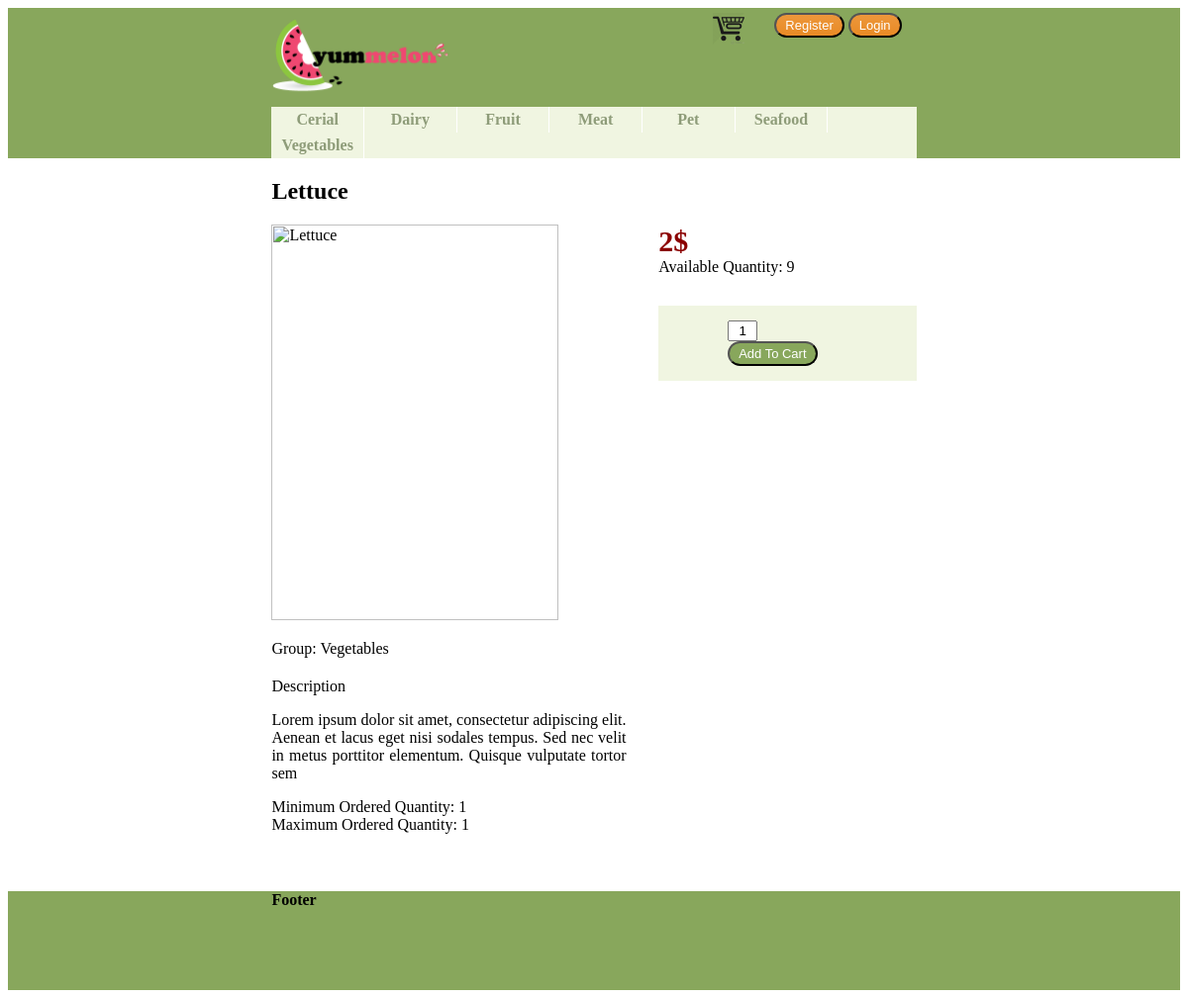
The app's page /product.php?code=V_005_LTC with its own data.
### tables this page shows
CREATE TABLE IF NOT EXISTS `product_groups` (
  `group_code` char(1) NOT NULL,
  `group_name` varchar(50) NOT NULL,
  PRIMARY KEY (`group_code`)
);

CREATE TABLE IF NOT EXISTS `products` (
  `prod_code` varchar(20) NOT NULL,
  `name` varchar(50) NOT NULL,
  `description` varchar(500) NOT NULL,
  `prod_group` char(1) NOT NULL,
  `list_price` decimal(10,2) NOT NULL,
  `qty_on_hand` int(11) NOT NULL,
  `procur_level` int(11) NOT NULL,
  `procur_qty` int(11) NOT NULL,
  `imageUrl` varchar(100) DEFAULT NULL,
  PRIMARY KEY (`prod_code`),
  KEY `prod_group` (`prod_group`)
);

### Code/init.php (called while the page is built, shortened)
<?php
require_once dirname(__FILE__)."/Template.php";
renderMaster(dirname(__FILE__)."/../Templates/header.php", dirname(__FILE__)."/../Templates/footer.php");

### Code/Database.php (called while the page is built, shortened)
<?php
class MysqlDatabaseConnector
{
	private $_host;
	private $_database;
	private $_user;
	private $_password;
	function __construct($host, $database, $user, $password)
	{
		$this->_host = $host;
		$this->_database = $database;
		$this->_user = $user;
		$this->_password = $password;
	}
	public function createConnection()
	{
		try {
			$con=mysqli_connect($this->_host,$this->_user,$this->_password,$this->_database);
			return $con;
		}
		catch(Exception $e) {
			echo "Failed to connect to MySQL: " . mysqli_connect_error();
			return 0;
		}
	}
}
class MysqlDatabaseEngine implements IDatabaseEngine
{
    private $_connectionString = '';
    private $_connector = null;
    private $_isInitialized = false;
    public function setConnectionString($connectionString='')
    {
        $this->_connectionString = $connectionString;
    }
    public function initialize()
    {
        if(!$this->_isInitialized)
        {
            $data = array();
            $pairs = explode(",", $this->_connectionString);
            foreach($pairs as $pair)
            {
                list($name, $value) = explode("=", $pair, 2);
                $data[$name] = $value;
            }
            $this->_connector = new MysqlDatabaseConnector($data["host"], $data["database"], $data["user"], $data["password"]);
            $this->_isInitialized = true;
        }
    }
    public function ExecuteDataTable($query)
    {
        $con = $this->_connector->createConnection();
        $this->insertParameters($query, $con, func_get_args(), 1);
        $result = mysqli_query($con,$query)or die("Error: ".mysqli_error($con));
        $dt = $this->getDataTableFromResult($result);
        return $dt;
    }
    public function WhileReader($query, $consumer)
    {
        $con = $this->_connector->createConnection();
        $this->insertParameters($query, $con, func_get_args(), 2);
        $i=0;
        try{
            $result = mysqli_query($con,$query)or die("Error: ".mysqli_error($con));
            while($row = mysqli_fetch_array($result)) {
                $i++;
            }
        }catch(Exception $ex)        {
            mysqli_free_result($result);
            mysqli_close($con);
            throw $ex;
        }
        return $i>0;
    }
    private function getDataTableFromResult($result)
    {
        $dt = new DataTable();
        $i=0;
        $dt->columns = array();
        while($col = mysqli_fetch_field($result))
        {
            $dt->columns[$i] = $col;
            $i++;
        }
        $i=0;
        $dt->rows = array();
        while($row = mysqli_fetch_array($result)) {
            $dt->rows[$i] = $row;
            $i++;
        }
        return $dt;
    }
    private function insertParameters(&$query, $connection, $params, $paramOffset)
    {
        if(count($params) <= $paramOffset)
            return;
        $params = array_slice($params,$paramOffset);
        $queryParts = explode("?", " ".$query." ");
        $result = $queryParts[0];
        $j=0;
        $l = count($params);
        for($i=1; $i<count($queryParts); $i++)
        {
            $p = $j>$l-1 ? $params[$l-1] : $params[$j];
            $j++;
            $result = $result.mysqli_real_escape_string($connection, $p).$queryParts[$i];
        }
        $query = $result;
    }
}

### Code/Product.php (called while the page is built, shortened)
<?php
class Product
{
	public function loadFromDb($code){
		$dt = Application::getDB()->ExecuteDataTable("select * from products p inner join product_groups pg on pg.group_code = p.prod_group where p.prod_code='?'", $code);
	}
}

### Templates/GroupListItem.php (the view)
<div class="item">
	<a href="<?= $model['url'] ?>">
		<div class="name"><strong><?= $model['name'] ?></strong></div>
	</a>
</div>

### Templates/List.php
<ul>
	<?php foreach($model["items"] as &$item){ ?>
		<li>
			<?php echo renderTemplate($model["itemTemplate"], $item); ?>
		</li>
	<?php } ?>
</ul>

### Templates/ProductDetails.php (shortened to what this page needs)
<?php
	$queryString = "SELECT min(order_qty) AS min_order, max(order_qty) AS max_order FROM `order_details` WHERE prod_code = '".$model['code']."' GROUP BY prod_code ";
		$product_orders = array();
	Application::getDB()->WhileReader($queryString, function(&$row) use(&$product_orders){
		$product_orders['min'] = $row['min_order']>0 ? $row['min_order'] : 0;
		$product_orders['max'] = $row['max_order']>0 ? $row['max_order'] : 0;
	});
?>
<div class="details" code="<?= $model['code'] ?>">
	<h2><?= $model['name'] ?></h2>
	<div class="productInfo">
		<div>
			<img src="<?= $model['imageUrl'] ?>" width="400" height="400" alt="<?= $model['name'] ?>" />
		</div>
		<div class="group">Group: <?= $model['groupName'] ?></div>
		<div class="description">
			<span>Description</span>
			<p><?= $model['description'] ?></p>
		</div>
		<div class="orderStatistics">
			<div>
				<span> Minimum Ordered Quantity: </span>
				<span> <?= $product_orders['min'] ?> </span>
			</div>
			<div>
				<span> Maximum Ordered Quantity: </span>
				<span> <?= $product_orders['max'] ?> </span>
			</div>
		</div>
	</div>
	<div class="productOrderArea">
		<div class="price"><?= $model['price'] ?>$</div>
		<div class="quantity">Available Quantity: <?= $model['availableQuantity'] ?></div>
		<div class="addToCartArea">
			<input class="orderedQuantity" type="text" name="orderedQty" placeholder="Qty" value="1"/>
			<input class="groceriesBtn add-to-cart-button" type="button" value="Add To Cart" />
		</div>
	</div>
</div>

### styles/style.css (style rules this page uses)
.groceriesBtn { background: #ed973b; background-image: -webkit-linear-gradient(top, #88a75c, #88a75c); background-image: -moz-linear-gradient(top, #88a75c, #88a75c); background-image: -ms-linear-gradient(top, #88a75c, #88a75c); background-image: -o-linear-gradient(top, #88a75c, #88a75c); background-image: linear-gradient(to bottom, #88a75c, #88a75c); -webkit-border-radius: 20; -moz-border-radius: 20; border-radius: 20px; font-family: Arial; color: white; font-size: 13px; padding: 3px 9px 3px 9px; text-decoration: none; }
.header .categoriesMenu ul { float: left; width: 100%; padding: 0; margin: 0; list-style-type: none; background-color: #f0f5e1; }
.header .categoriesMenu li { display: inline; }
.header .categoriesMenu a { float: left; background-color: #f0f5e1; color: #8e9c79; text-align: center; text-decoration: none; width: 13%; padding: 4px; border-right: 1px solid white; }
.details .productInfo { float: left; display: inline-block; width: 55%; }
.details .productInfo .description { margin-top: 20px; }
.details .productInfo .description p { text-align: justify; }
.details .productInfo img { width: 90%; display: block; margin-bottom: 20px; }
.details .productOrderArea { float: right; display: inline-block; width: 40%; }
.details .productOrderArea .price { font-size: 30px; font-weight: bold; color: darkred; }
.details .productOrderArea .addToCartArea { background-color: #f0f5e1; display: block; margin-top: 30px; padding: 15px 70px; }
.details .productOrderArea .addToCartArea .orderedQuantity { width: 30px; text-align: center; }

### records on screen
product_groups: group_name "Cerial"
product_groups: group_name "Dairy"
product_groups: group_name "Fruit"
product_groups: group_name "Meat"
product_groups: group_name "Pet"
product_groups: group_name "Seafood"
product_groups: group_name "Vegetables"
products: name "Lettuce", prod_group.group_name "Vegetables", description "Lorem ipsum dolor sit amet, consectetur adipiscing elit. Aenean et lacus eget nisi sodales tempus. Sed nec velit in metus porttitor elementum. Quisque vulputate tortor sem", qty_on_hand "9"

### other values on screen
$product_orders['min'] "1"
$product_orders['max'] "1"
$model['price'] "2"
